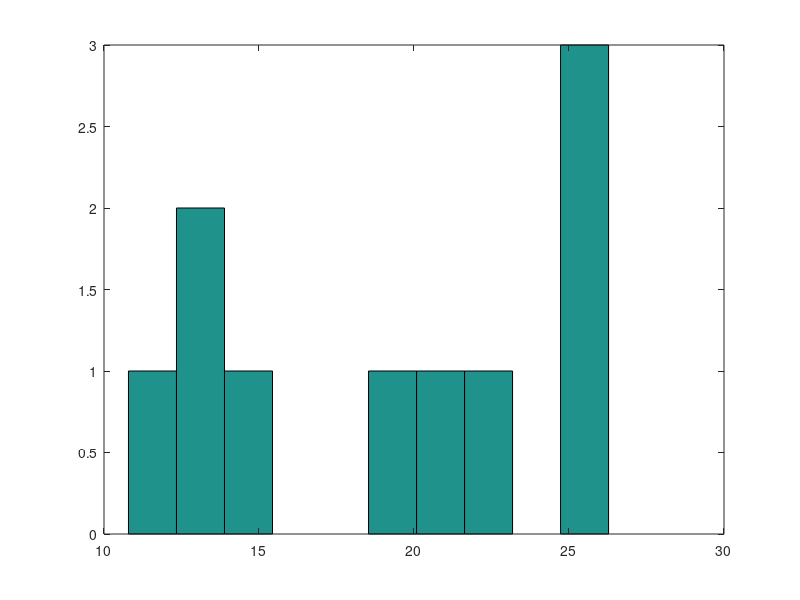

Write MATLAB code to recreate this figure. (Note: this script raises an error after producing the figure.)
% Ejercicios de Monte Carlo - Métodos Numéricos Estocásticos


%% Ejercicio 1

% Generar una uniforme U entre a y b con el comando rand de Matlab para un
% número N de realizaciones.
clear all; clc

a = -10; b = 10; N = 10;
X = rand(N,1);
Y = ( b - a )*X - a;
hist(Y); pause


% Generar, con una U(0,1), una distribución de variable discreta que cumpla
% unas determinadas condiciones y probabilidades.
hist(DiscreteRand(rand(1,10000))); pause


% Generar una función PDF exponencial a partir de la U(0,1), usando para
% ello el teorema de la función inversa.
clear all; clc

a = 0; b = 1; N = 200; k = 2;
X = a + (b - a)*rand(N,1);
Y = (-1/k) * log(X);

hold on; histogram( Y,'Normalization','pdf')
y = [0:0.001:10]; plot(y,k*exp(-k*y),'-r'); hold off; pause


% Box-Muller (Elapsed time is 0.084815 seconds.)
clear all; clc

a = 0; b = 1; N = 10000;
X = a + (b - a)*rand(N,2);
Y = [sqrt(-2*log(X(:,1))).*cos(2*pi*X(:,2)),...
     sqrt(-2*log(X(:,1))).*sin(2*pi*X(:,2))];

figure(1); hold on; histogram( Y(:,1),'Normalization','pdf')
y = [-10:0.001:10]; plot(y,exp(-0.5.*y.*y)./sqrt(2*pi),'-r'); hold off
figure(2); hold on; histogram( Y(:,2),'Normalization','pdf')
y = [-10:0.001:10]; plot(y,exp(-0.5.*y.*y)./sqrt(2*pi),'-r'); hold off
pause


% Marsaglia (Elapsed time is 0.007269 seconds.)
clear all; clc

a = -1; b = 1; N = 1.27*10000; %(almost 1000)
X = a + (b - a)*rand(N,2); X = X(find(X(:,1).^2 + X(:,2).^2 < 1),:);
W = X(:,1).^2 + X(:,2).^2;
Y = [X(:,1).*sqrt(-2.*log(W)./W), X(:,2).*sqrt(-2.*log(W)./W)];

figure(1); hold on; histogram( Y(:,1),'Normalization','pdf')
y = [-10:0.001:10]; plot(y,exp(-0.5.*y.*y)./sqrt(2*pi),'-r'); hold off
figure(2); hold on; histogram( Y(:,2),'Normalization','pdf')
y = [-10:0.001:10]; plot(y,exp(-0.5.*y.*y)./sqrt(2*pi),'-r'); hold off
pause



%% Ejercicio 2 

% Generar una uniforme N entre a y b con el comando randn de Matlab para un
% número N de realizaciones.
clear all; clc

M = [1 2]; S = [1 0.5; 0.5 2]; N = 1e4; D = length(M);
M = repmat(M,N,1); S = chol(S);

X = randn(N,D);
Y = M + X*S;


%% Ejercicio 3






%% Ejercicio 4

% Calcular la integral de exp(x) desde 0 hasta 1 usando el rand de Matlab y
% em Método Monte Carlo.
clear all; clc

a = 0; b= 1; N = 1e4; cl = 0.95;                         % confidence level
f = @(x) exp(x);
X = a + (b-a)*rand(N,1); Y = exp(X);
fprintf('I = %.8f +/- %.8f\n',mean(Y),tinv(cl,N-1)*std(Y)/sqrt(N))



% Calcular la integral anterior usando variables antitéticas.

N = N/2;                                   % because 2 samples will be done
X = a + (b-a)*rand(N,1); X = [X,1-X];
Y = f(X); C = cov(Y(:,1),Y(:,2));
SY = 0.5*(var(Y(:,1)) +  C(1,2));                         % Variance sample
sY = sqrt(SY)/sqrt(N);                                 % Std sample/sqrt(N)
fprintf('I = %.8f +/- %.8f\n',0.5*mean(Y(:,1)+Y(:,2)),tinv(cl,N-1)*sY)
pause


%% Ejercicio 5

% Calcular F(y) a partir de f(y) y también la función h(x) que define una
% muestra de puntos tales que siguen la función F(u).
clear all; clc

f = @(x) (x<-15)*(0)  + ((x>=-15)&(x<0))*(1/60)           + ((x>=0)&(x<15))*(1/30)            + ((x>=15)&(x<30))*(1/60)                         + ((x>=30)&(x<0))*(0)
F = @(x) ((x<-15)*(0) + ((x>=-15)&(x<0)).*(0 + (x+15)/60) + ((x>=0)&(x<15)).*(1/4             + (x)/30)   + ((x>=15)&(x<30)).*(3/4 + (x-15)/60) + ((x>=30))*(1))
h = @(x)                ((x>=0)&(x<1/4)).*(60*x -15)      + ((x>=1/4)&(x<3/4)).*((60*x-15)/2) + ((x>=3/4)&(x<1)).*(60*x -30) 

% Obtener una muestra de la función del apartado anterior.
a=0; b=1; N =1e4;
X = a + (b-a)*rand(N,1);
histogram( h(X),'Normalization','pdf'); hold on
plot([-30:0.01:45],f([-30:0.01:45]))

% Obtener media para una muestra como la anterior de 10, 100 y 1000
% realizaciones.
sample10   = h(rand(10,1));    mean10   = sum(sample10)/10;
sample100  = h(rand(100,1));   mean100  = sum(sample100)/100;
sample1000 = h(rand(1000,1));  mean1000 = sum(sample1000)/1000;

sigma210   = sum( (sample10 - mean10).^2 )/(10-1);
sigma2100  = sum( (sample100 - mean100).^2 )/(100-1);
sigma21000 = sum( (sample1000 - mean1000).^2 )/(1000-1);

sigma10mean = sqrt(sigma210/10);
sigma100mean = sqrt(sigma2100/100);
sigma1000mean = sqrt(sigma21000/1000);

cl = 0.95
fprintf('  10 items - %.8f +/- %.8f\n',mean10,tinv(cl,N-1)*sigma10mean)
fprintf(' 100 items - %.8f +/- %.8f\n',mean100,tinv(cl,N-1)*sigma100mean)
fprintf('1000 items - %.8f +/- %.8f\n',mean1000,tinv(cl,N-1)*sigma1000mean)











%% Functions

function Y = DiscreteRand(X)
    for l = 1:1:length(X)
        if     0.0 < X(l) < 0.1; Y(l) = 1;
        elseif 0.1 < X(l) < 0.3; Y(l) = 3;
        elseif 0.3 < X(l) < 0.7; Y(l) = 5;
        elseif 0.7 < X(l) < 1.0; Y(l) = 9;
        end
    end
end



